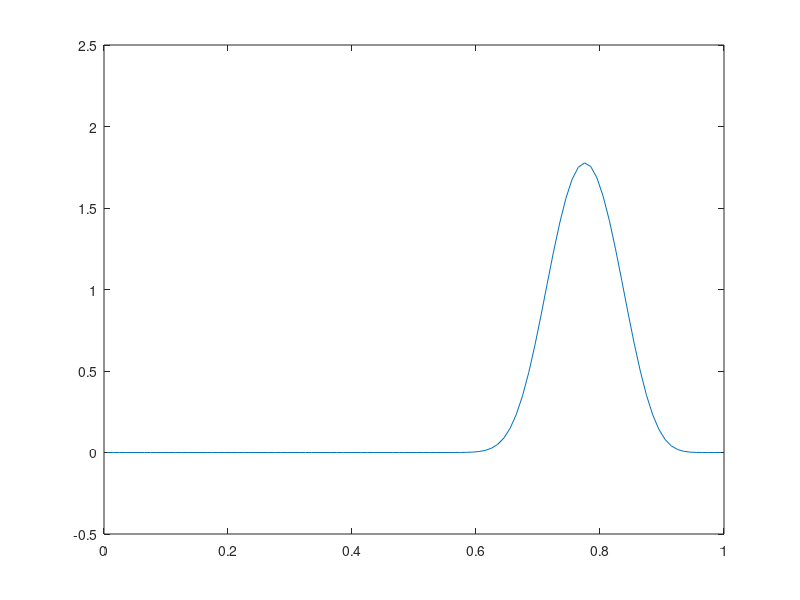

The MATLAB source for this figure:
clear all;

% Reseni smisene ulohy pro rovnici u_t + a*u_x = 0 pomoci MKO
a = 1;

% Delka intervalu a pocet bunek
L = 1;
n = 100;

dx = L / n;
x = dx/2:dx:(L-dx/2);

u(1:n)  = 0;    % aktualni hodnota reseni
un(1:n) = 0;    % nova hodnota reseni

% Pocatecni podminka
for i = 1:n
  if (x(i)>0.25 && x(i)<0.5)
     u(i) = 1-cos(2*pi*(x(i)/0.25-1));
  end
end

plot(x, u); axis([0 1 -0.5 2.5]);
disp("Stiskni enter pro pokracovani"); pause;

dt = 0.8*dx;
t = 0;

for iter = 1:(n/2)

    % Okrajova podminka na leve casti intervalu
    f(1) = 0;
    
    % Numericky tok f
    for i = 2:n+1
	f(i) = a*u(i-1);
    end

    un(1:n) = u(1:n) - dt/dx * (f(2:n+1) - f(1:n));
    
    u = un;
    t = t + dt;

    if (mod(iter,10)==0)
      plot(x, u); axis([0 1 -0.5 2.5]);
      pause(1);
    end
end



